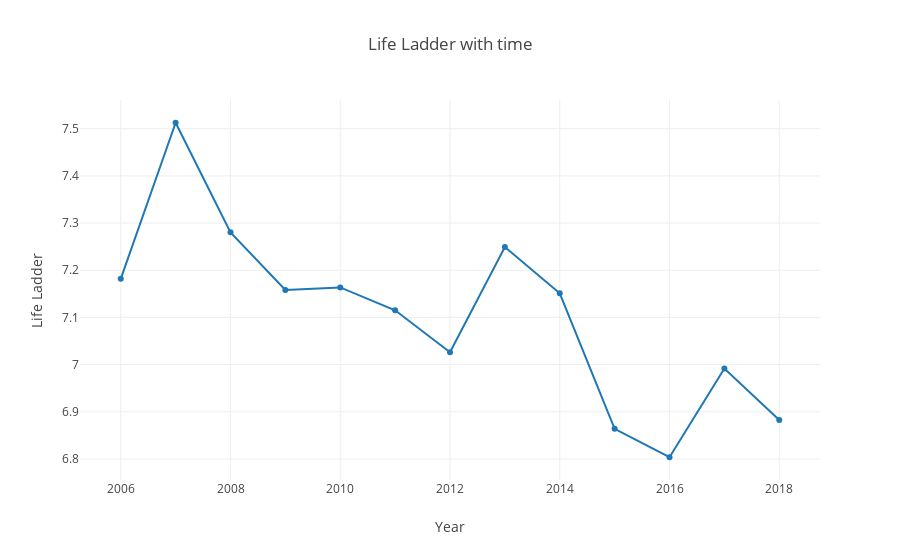

This figure's notebook cell:
### Code cell
# Create a trace
trace = go.Scatter(
    x = US_Data['Year'],
    y = US_Data['Life Ladder'])
data = [trace]
layout = dict(title='Life Ladder with time',
              xaxis = {'title':'Year'},
              yaxis = {'title':'Life Ladder'},)

fig = dict(data=data, layout=layout)
# Plot and embed in ipython notebook!
iplot(fig)

### Figure 1 — Plotly figure (JSON) as saved in the notebook; plotly's stock layout.template omitted (floating-point values rounded to 4 significant figures)
{"data": [{"type": "scatter", "uid": "ce48666b-d989-4af4-b956-67fa95ac7721", "x": [2006, 2007, 2008, 2009, 2010, 2011, 2012, 2013, 2014, 2015, 2016, 2017, 2018], "y": [7.182, 7.513, 7.28, 7.158, 7.164, 7.115, 7.026, 7.249, 7.151, 6.864, 6.804, 6.992, 6.883]}], "layout": {"title": {"text": "Life Ladder with time"}, "xaxis": {"title": {"text": "Year"}}, "yaxis": {"title": {"text": "Life Ladder"}}}}
